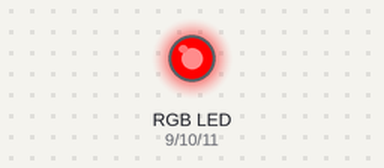
A sketch run on a simulated Arduino Uno, built with avr-gcc and run on an emulated ATmega328P. Shown: an RGB LED mixed from three pins (HIGH = lit).

Above: at 0.5 s.
At 1.5 s:
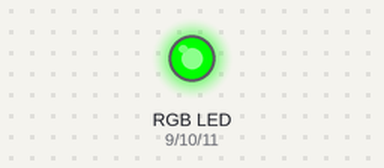
At 5.5 s:
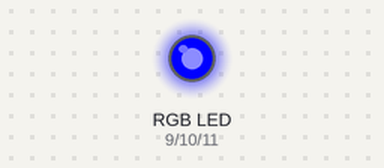
Timing chart, 0 to 6.9 s (numbered marks = the images above):
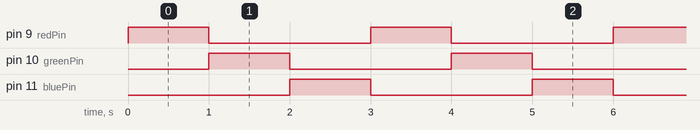

Measured:
- by itself, pin 9 (redPin), pin 10 (greenPin), pin 11 (bluePin): alternates HIGH for 1.0 s and LOW for 2.0 s
- by itself, everything shown: repeats every 3.0 s, in 3 steps

The sketch:

rgbTest.ino
```cpp
#define redPin 9
#define greenPin 10
#define bluePin 11

void setup() {
  Serial.begin(9600);

  //set led pins to output
  pinMode(redPin, OUTPUT);
  pinMode(greenPin, OUTPUT);
  pinMode(bluePin, OUTPUT);
}

void loop() {
  ledRed();
  delay(1000);
  ledGreen();
  delay(1000);
  ledBlue();
  delay(1000);
}

void ledRed() {
  digitalWrite(redPin, HIGH);
  digitalWrite(greenPin, LOW);
  digitalWrite(bluePin, LOW);
}

void ledGreen() {
  digitalWrite(redPin, LOW);
  digitalWrite(greenPin, HIGH);
  digitalWrite(bluePin, LOW);
}

void ledBlue() {
  digitalWrite(redPin, LOW);
  digitalWrite(greenPin, LOW);
  digitalWrite(bluePin, HIGH);
}
```
